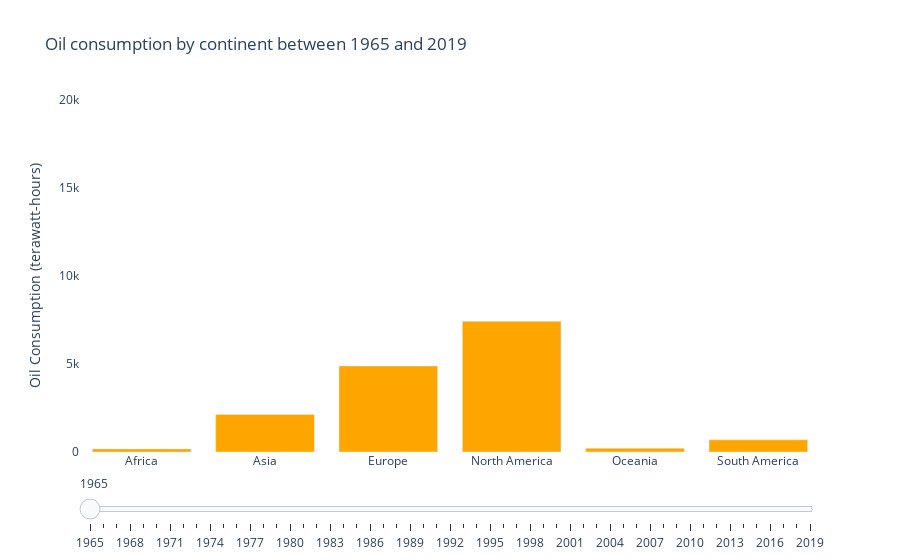

The code cell stored with this chart in its notebook:
### Code cell
oil_consumption_region = oil_consumption_df.loc[oil_consumption_df['region']!='OWID_WRL'].groupby(['region', 'year']).sum()
oil_consumption_region = oil_consumption_region.reset_index()[['region', 'year', 'oil_consumption']]
# An empty graph object
fig_bar = go.Figure()

# Loop through each unique year in the dataset and create a trace for each year
for year in oil_consumption_region['year'].unique():
    # Filter the dataframe to only include data for the current year
    data_for_year = oil_consumption_region[oil_consumption_region['year'] == year]
    # Create a trace for the current year
    fig_bar.add_trace(dict(type='bar',
                     x=data_for_year['region'],
                     y=data_for_year['oil_consumption'],
                     showlegend=False,
                     visible=False,
                     marker=dict(color='orange'),
                     hovertemplate='<b>%{x}</b> <br><b>Oil Consumption:</b> %{y:.1f}',
                     name=''
                    )
               )

# First seen trace
fig_bar.data[0].visible = True

# Create a slider step for each year
steps = []
for i, year in enumerate(oil_consumption_region['year'].unique()):
    visible_traces = [False] * len(oil_consumption_region['year'].unique())
    visible_traces[i] = True
    step = dict(
        label=str(year),
        method="update",
        args=[{"visible": visible_traces},
              {"title": "Oil consumption by continent in " + str(year)}],
    )
    steps.append(step)

# Add slider to the layout
sliders = [dict(
    active=0,
    steps=steps
)]

fig_bar.update_layout(dict(title=dict(text='Oil consumption by continent between 1965 and 2019'),
                  yaxis=dict(title='Oil Consumption (terawatt-hours)',
                             range=[0,2*(10**4)]
                            ),
                  sliders=sliders,
                  plot_bgcolor='white'
                ))

fig_bar.show()
